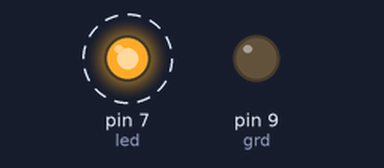
Recording of a sketch running on a simulated Arduino Uno, built with avr-gcc and run on an emulated ATmega328P. On the bench: output pins drawn as LEDs (lit = HIGH). Dashed ring = blinking.

Above: at 0.15 s.
Timing chart, 0 to 3.0 s (numbered marks = the images above):
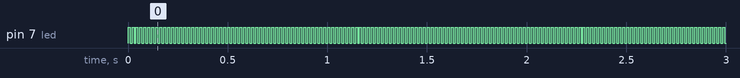

Measured:
- by itself, pin 7 (led): alternates HIGH for 0.01 s and LOW for 0.01 s

The sketch:

sketch_apr29b.ino
```cpp
int led = 7;
int grd = 9;
void setup() {
  // put your setup code here, to run once:
pinMode(led,OUTPUT);
pinMode(grd,OUTPUT);
//digitalWrite(grd,LOW);
}

void loop() {
  // put your main code here, to run repeatedly:
digitalWrite(grd,LOW);
digitalWrite(led,HIGH);
delay(10);
digitalWrite(led,LOW);
delay(10);
}
```
